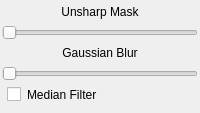
         <widget class="QWidget" name="ContrastGroupPage2">
          <attribute name="title">
           <string>2</string>
          </attribute>
          <layout class="QVBoxLayout" name="verticalLayout_7">
           <property name="leftMargin">
            <number>2</number>
           </property>
           <property name="topMargin">
            <number>5</number>
           </property>
           <property name="rightMargin">
            <number>2</number>
           </property>
           <item>
            <widget class="QLabel" name="label">
             <property name="sizePolicy">
              <sizepolicy hsizetype="Preferred" vsizetype="Maximum">
               <horstretch>0</horstretch>
               <verstretch>0</verstretch>
              </sizepolicy>
             </property>
             <property name="text">
              <string>Unsharp Mask</string>
             </property>
             <property name="alignment">
              <set>Qt::AlignBottom|Qt::AlignHCenter</set>
             </property>
            </widget>
           </item>
           <item>
            <widget class="QSlider" name="horizontalSlider_unsharmask">
             <property name="minimum">
              <number>-100</number>
             </property>
             <property name="maximum">
              <number>100</number>
             </property>
             <property name="value">
              <number>-100</number>
             </property>
             <property name="orientation">
              <enum>Qt::Horizontal</enum>
             </property>
            </widget>
           </item>
           <item>
            <widget class="QLabel" name="label_GaussianBlur">
             <property name="sizePolicy">
              <sizepolicy hsizetype="Preferred" vsizetype="Maximum">
               <horstretch>0</horstretch>
               <verstretch>0</verstretch>
              </sizepolicy>
             </property>
             <property name="text">
              <string>Gaussian Blur</string>
             </property>
             <property name="alignment">
              <set>Qt::AlignBottom|Qt::AlignHCenter</set>
             </property>
            </widget>
           </item>
           <item>
            <widget class="QSlider" name="horizontalSlider_gaussian">
             <property name="minimum">
              <number>-100</number>
             </property>
             <property name="maximum">
              <number>100</number>
             </property>
             <property name="value">
              <number>-100</number>
             </property>
             <property name="orientation">
              <enum>Qt::Horizontal</enum>
             </property>
            </widget>
           </item>
           <item alignment="Qt::AlignTop">
            <widget class="QCheckBox" name="checkBox_medianfilter">
             <property name="sizePolicy">
              <sizepolicy hsizetype="Minimum" vsizetype="Minimum">
               <horstretch>0</horstretch>
               <verstretch>0</verstretch>
              </sizepolicy>
             </property>
             <property name="font">
              <font>
               <underline>false</underline>
               <strikeout>false</strikeout>
               <stylestrategy>PreferDefault</stylestrategy>
               <kerning>true</kerning>
              </font>
             </property>
             <property name="styleSheet">
              <string notr="true">QCheckBox {
	padding-left: 5px
}</string>
             </property>
             <property name="text">
              <string>Median Filter</string>
             </property>
             <property name="tristate">
              <bool>false</bool>
             </property>
            </widget>
           </item>
          </layout>
         </widget>
